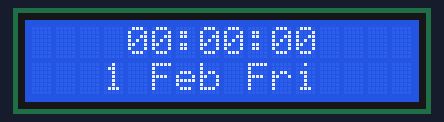
Recording of a sketch running on a simulated Arduino Uno, built with avr-gcc and run on an emulated ATmega328P. On the bench: 16×2 character LCD.

Above: at 0.1 s.
At 5.1 s:
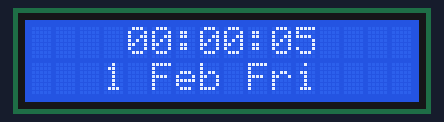
At 9.1 s:
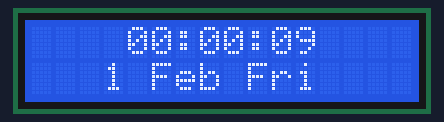
At 19.1 s:
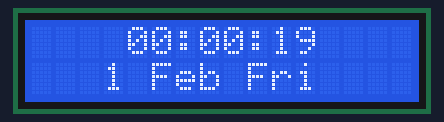
At 28.1 s:
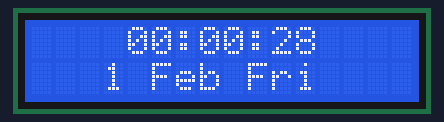
At 38.1 s:
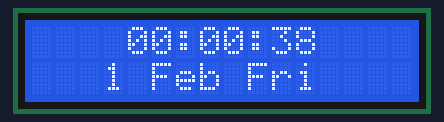

Measured:
- what the display in image 1 shows lasts 1.0 s, from 5.0 s to 6.0 s

The sketch:

SmallTime.ino
```cpp
  // ESP8266 with 16x2 i2c LCD
  // Compatible with the Arduino IDE 1.6.6
  // Library https://github.com/agnunez/ESP8266-I2C-LCD1602
  // Original Library https://github.com/fdebrabander/Arduino-LiquidCrystal-I2C-library
  // Modified for ESP8266 with GPIO0-SDA GPIO2-SCL and LCD1206 display
  // edit library and change Wire.begin() by Wire.begin(sda,scl) or other GPIO's used for I2C
  // and access from lcd.begin(sda,scl)

#include <Wire.h>
#include <LiquidCrystal_I2C.h>
#include <TimeLib.h>

// Set the LCD address to 0x27 for a 16 chars and 2 line display
LiquidCrystal_I2C lcd(0x27, 16, 2);

// For Time and Day
String timeString = "hh:mm:ss";
String dateString = "dd:MMM:WDD";
String weekdayTable[] = {"Sun", "Mon", "Tue", "Wed", "Thu", "Fri", "Sat"};
String monthTable[] = {"Jan", "Feb", "Mar", "Apr", "May", "Jun", "Jul", "Aug", "Sep", "Oct", "Nov", "Dec"};

String getFormattedTimeString(int hour, int minute, int second) {
  String hh, mm, ss;

  if (hour < 10) {
    hh = "0"+String(hour);
  } else {
    hh = String(hour);
  }

  if (minute < 10) {
    mm = "0"+String(minute);
  } else {
    mm = String(minute);
  }

  if (second < 10) {
    ss = "0"+String(second);
  } else {
    ss = String(second);
  }

  return hh+":"+mm+":"+ss;
}

String getFormattedDateString(int day, int month, int weekday) {
  String dd, mmm, wdd;

  if (day < 10) {
    dd = "0"+String(day);
  } else {
    dd = String(day);
  }

  mmm = monthTable[month];

  wdd = weekdayTable[weekday];

  return dd+" "+mmm+" "+wdd;
}

void setup()
{
	// initialize the LCD
	lcd.begin(4,5);  // sda=0, scl=2
	lcd.backlight();
}

void loop()
{
  timeString = getFormattedTimeString(hour(),minute(),second());
  lcd.setCursor(4,0);
  for (int i=0; i<timeString.length(); i++) {
    lcd.print(timeString[i]);
  }

  dateString = String(day())+" "+String(monthTable[month()])+" "+String(weekdayTable[weekday()]);
  lcd.setCursor(3,1);
  for (int i=0; i<dateString.length(); i++) {
    lcd.print(dateString[i]);
  }
}
```
